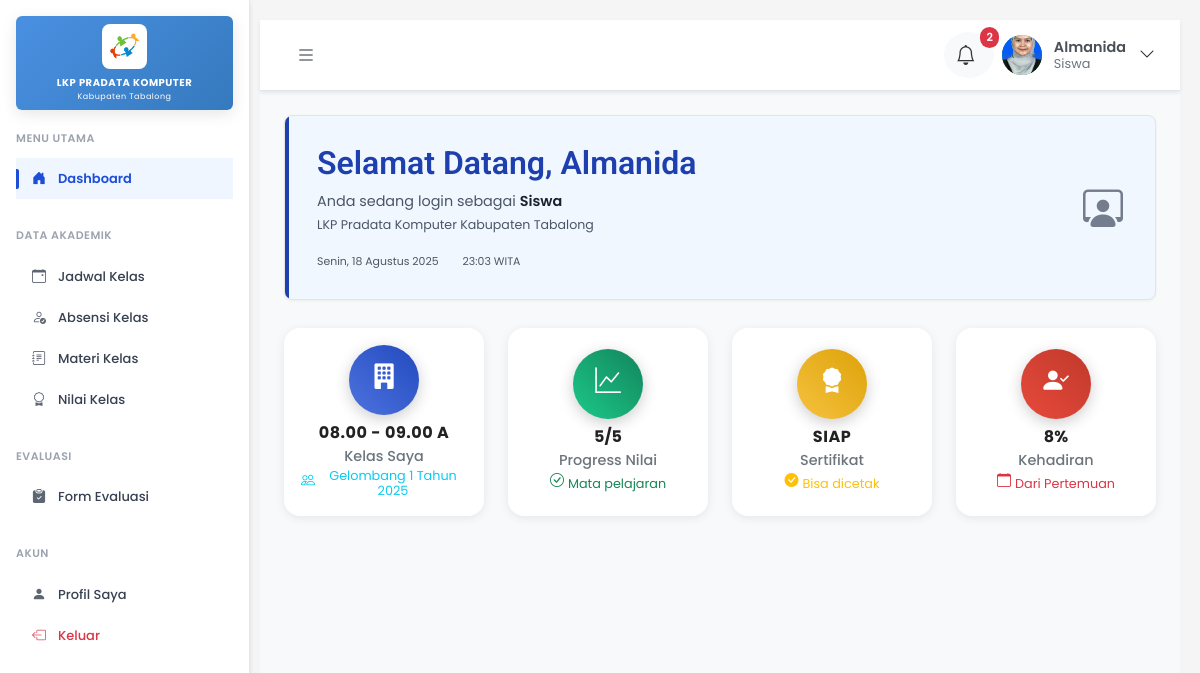
/pages/siswa/dashboard.php (signed in), run on the app's committed database.
### tables this page shows
CREATE TABLE `siswa` (
  `id_siswa` int(11) NOT NULL,
  `id_user` int(11) DEFAULT NULL,
  `id_kelas` int(11) DEFAULT NULL,
  `nik` varchar(16) DEFAULT NULL,
  `nama` varchar(100) DEFAULT NULL,
  `tempat_lahir` varchar(50) DEFAULT NULL,
  `tanggal_lahir` date DEFAULT NULL,
  `jenis_kelamin` enum('Laki-Laki','Perempuan') DEFAULT NULL,
  `pendidikan_terakhir` enum('SD','SLTP','SLTA','D1','D2','S1','S2','S3') DEFAULT NULL,
  `no_hp` varchar(20) DEFAULT NULL,
  `email` varchar(100) DEFAULT NULL,
  `alamat_lengkap` text DEFAULT NULL,
  `pas_foto` varchar(255) DEFAULT NULL,
  `ktp` varchar(255) DEFAULT NULL,
  `kk` varchar(255) DEFAULT NULL,
  `ijazah` varchar(255) DEFAULT NULL,
  `status_aktif` enum('aktif','nonaktif') DEFAULT NULL
);

CREATE TABLE `kelas` (
  `id_kelas` int(11) NOT NULL,
  `nama_kelas` varchar(50) NOT NULL,
  `id_gelombang` int(11) NOT NULL,
  `kapasitas` int(11) DEFAULT NULL,
  `id_instruktur` int(11) DEFAULT NULL
);

CREATE TABLE `gelombang` (
  `id_gelombang` int(11) NOT NULL,
  `tahun` year(4) NOT NULL,
  `gelombang_ke` int(11) NOT NULL,
  `nama_gelombang` varchar(100) DEFAULT NULL,
  `status` enum('aktif','selesai','dibuka') DEFAULT 'dibuka'
);

### pages/siswa/dashboard.php (the view, shortened to what this page needs)
<?php
include '../../includes/db.php';
$stmt = $conn->prepare("
    SELECT s.*, k.nama_kelas, k.id_kelas, g.nama_gelombang, g.tahun, g.gelombang_ke,
           i.nama as nama_instruktur, n.*,
           -- Status nilai lengkap (5 mata pelajaran)
           CASE WHEN n.nilai_word IS NOT NULL AND n.nilai_word > 0 THEN 1 ELSE 0 END +
           CASE WHEN n.nilai_excel IS NOT NULL AND n.nilai_excel > 0 THEN 1 ELSE 0 END +
           CASE WHEN n.nilai_ppt IS NOT NULL AND n.nilai_ppt > 0 THEN 1 ELSE 0 END +
           CASE WHEN n.nilai_internet IS NOT NULL AND n.nilai_internet > 0 THEN 1 ELSE 0 END +
           CASE WHEN n.nilai_pengembangan IS NOT NULL AND n.nilai_pengembangan > 0 THEN 1 ELSE 0 END as progress_nilai,
           -- Status sertifikat
           CASE WHEN n.rata_rata >= 60 AND
                     (n.nilai_word IS NOT NULL AND n.nilai_word > 0) AND
                     (n.nilai_excel IS NOT NULL AND n.nilai_excel > 0) AND
                     (n.nilai_ppt IS NOT NULL AND n.nilai_ppt > 0) AND
                     (n.nilai_internet IS NOT NULL AND n.nilai_internet > 0) AND
                     (n.nilai_pengembangan IS NOT NULL AND n.nilai_pengembangan > 0)
                THEN 'eligible' ELSE 'not_eligible' END as sertifikat_status
    FROM siswa s
    LEFT JOIN kelas k ON s.id_kelas = k.id_kelas
    LEFT JOIN gelombang g ON k.id_gelombang = g.id_gelombang
    LEFT JOIN instruktur i ON k.id_instruktur = i.id_instruktur
    LEFT JOIN nilai n ON s.id_siswa = n.id_siswa
    WHERE s.id_user = ?
");
$stmt->bind_param("i", $_SESSION['user_id']);
$stmt->execute();
$siswaData = $stmt->get_result()->fetch_assoc();
$jadwalHariIniStmt = $conn->prepare("
    SELECT COUNT(*) as total
    FROM jadwal j
    WHERE j.id_kelas = ? AND DATE(j.tanggal) = CURDATE()
");
$jadwalHariIniStmt->bind_param("i", $siswaData['id_kelas']);
$jadwalHariIniStmt->execute();
$jadwalHariIni = $jadwalHariIniStmt->get_result()->fetch_assoc()['total'];
$absensiStmt = $conn->prepare("
    SELECT
        COUNT(j.id_jadwal) as total_jadwal,
        SUM(CASE WHEN ab.status = 'hadir' THEN 1 ELSE 0 END) as total_hadir,
        COUNT(ab.id_absen) as total_absen_tercatat
    FROM jadwal j
    LEFT JOIN absensi_siswa ab ON j.id_jadwal = ab.id_jadwal AND ab.id_siswa = ?
    WHERE j.id_kelas = ?
    AND MONTH(j.tanggal) = MONTH(CURDATE())
    AND YEAR(j.tanggal) = YEAR(CURDATE())
    AND j.tanggal <= CURDATE()
");
$absensiStmt->bind_param("ii", $siswaData['id_siswa'], $siswaData['id_kelas']);
$absensiStmt->execute();
$absensiData = $absensiStmt->get_result()->fetch_assoc();
$persentaseKehadiran = 0;
if ($absensiData['total_jadwal'] > 0) {
    $persentaseKehadiran = round(($absensiData['total_hadir'] / $absensiData['total_jadwal']) * 100);
}
$hariIni = date('l, d F Y');
$jamSekarang = date('H:i');
$hariInggris = ['Sunday', 'Monday', 'Tuesday', 'Wednesday', 'Thursday', 'Friday', 'Saturday'];
$hariIndonesia = ['Minggu', 'Senin', 'Selasa', 'Rabu', 'Kamis', 'Jumat', 'Sabtu'];
$hariIni = str_replace($hariInggris, $hariIndonesia, $hariIni);
$bulanInggris = ['January', 'February', 'March', 'April', 'May', 'June', 'July', 'August', 'September', 'October', 'November', 'December'];
$bulanIndonesia = ['Januari', 'Februari', 'Maret', 'April', 'Mei', 'Juni', 'Juli', 'Agustus', 'September', 'Oktober', 'November', 'Desember'];
$hariIni = str_replace($bulanInggris, $bulanIndonesia, $hariIni);
?>
<!DOCTYPE html>
<html lang="id">
<head>
    <link rel="stylesheet" href="../../assets/css/bootstrap.min.css" />
    <link rel="stylesheet" href="../../assets/css/bootstrap-icons.css" />
    <link rel="stylesheet" href="../../assets/css/fonts.css" />
    <link rel="stylesheet" href="../../assets/css/styles.css" />
</head>
<body>
    <div class="d-flex">
        <?php include '../../includes/sidebar/siswa.php'; ?>
        <div class="flex-fill dashboard-bg">
            <nav class="top-navbar">
                <div class="container-fluid px-3 px-md-4">
                    <div class="d-flex align-items-center">
                        <div class="d-flex align-items-center">
                            <button class="btn sidebar-toggle me-3" type="button" id="sidebarToggle">
                                <i class="bi bi-list fs-5"></i>
                            </button>
                        </div>
                        <div class="d-flex align-items-center">
                            <div class="navbar-notifications me-2">
                                <button class="btn" type="button" data-bs-toggle="dropdown">
                                    <i class="bi bi-bell fs-5"></i>
                                    <?php if ($jadwalHariIni > 0 || $siswaData['sertifikat_status'] == 'eligible'): ?>
                                    <span class="notification-badge"><?= $jadwalHariIni + ($siswaData['sertifikat_status'] == 'eligible' ? 1 : 0) ?></span>
                                    <?php endif; ?>
                                </button>
                            </div>
                            <div class="navbar-user-info">
                                <div class="navbar-user-avatar">
                                    <?php if(!empty($siswaData['pas_foto']) && file_exists('../../uploads/profile_pictures/'.$siswaData['pas_foto'])): ?>
                                        <img src="../../uploads/profile_pictures/<?= $siswaData['pas_foto'] ?>"
                                             alt="Foto Profil"
                                             class="rounded-circle"
                                             style="width: 40px; height: 40px; object-fit: cover;">
                                    <?php else: ?>
                                        <?= strtoupper(substr($siswaData['nama'] ?? 'S', 0, 1)) ?>
                                    <?php endif; ?>
                                </div>
                                <div class="navbar-user-details">
                                    <span class="navbar-user-name"><?= htmlspecialchars($siswaData['nama'] ?? $_SESSION['username']) ?></span>
                                    <span class="navbar-user-role">Siswa</span>
                                </div>
                                <div class="dropdown">
                                    <button class="btn btn-link text-dark p-0" type="button" data-bs-toggle="dropdown">
                                        <i class="bi bi-chevron-down"></i>
                                    </button>
                                </div>
                            </div>
                        </div>
                    </div>
                </div>
            </nav>
            <div class="p-3 p-md-4">
                <div class="welcome-card corporate">
                    <div class="row align-items-center">
                        <div class="col-md-8">
                            <h2 class="mb-2 font-roboto">Selamat Datang, <?= htmlspecialchars($siswaData['nama'] ?? $_SESSION['username']) ?></h2>
                            <p class="mb-0 opacity-90">
                                Anda sedang login sebagai <strong>Siswa</strong><br>
                                <small>LKP Pradata Komputer Kabupaten Tabalong</small>
                            </p>
                        </div>
                        <div class="row mt-3">
                            <div class="col-auto">
                                <small class="opacity-75">
                                    <?= $hariIni ?>
                                </small>
                            </div>
                            <div class="col-auto">
                                <small class="opacity-75">
                                    <?= $jamSekarang ?> WITA
                                </small>
                            </div>
                        </div>
                    </div>
                    <div class="col-md-4 text-end">
                        <i class="bi bi-person-workspace fs-1 opacity-75"></i>
                    </div>
                </div>
                <div class="row g-3 g-md-4 mb-4">
                    <div class="col-6 col-lg-3">
                        <div class="card stats-card">
                            <div class="card-body text-center p-3">
                                <div class="stats-icon stats-primary text-white mb-2">
                                    <i class="bi bi-building-fill"></i>
                                </div>
                                <h6 class="fw-bold mb-1"><?= htmlspecialchars($siswaData['nama_kelas'] ?? 'Belum ada') ?></h6>
                                <p class="text-muted mb-0 small">Kelas Saya</p>
                                <small class="text-info">
                                    <i class="bi bi-people"></i>
                                    <?= htmlspecialchars($siswaData['nama_gelombang'] ?? 'Gelombang') ?>
                                </small>
                            </div>
                        </div>
                    </div>
                    <div class="col-6 col-lg-3">
                        <a href="nilai/" class="text-decoration-none">
                            <div class="card stats-card stats-card-clickable">
                                <div class="card-body text-center p-3">
                                    <div class="stats-icon stats-success text-white mb-2">
                                        <i class="bi bi-graph-up"></i>
                                    </div>
                                    <h4 class="fw-bold mb-1"><?= $siswaData['progress_nilai'] ?? 0 ?>/5</h4>
                                    <p class="text-muted mb-0 small">Progress Nilai</p>
                                    <small class="text-success">
                                        <i class="bi bi-check-circle"></i> Mata pelajaran
                                    </small>
                                </div>
                            </div>
                        </a>
                    </div>
                    <div class="col-6 col-lg-3">
                        <a href="nilai/" class="text-decoration-none">
                            <div class="card stats-card stats-card-clickable">
                                <div class="card-body text-center p-3">
                                    <div class="stats-icon stats-warning text-white mb-2">
                                        <i class="bi bi-award-fill"></i>
                                    </div>
                                    <h6 class="fw-bold mb-1">
                                        <?php if(isset($siswaData['sertifikat_status']) && $siswaData['sertifikat_status'] == 'eligible'): ?>
                                            SIAP
                                        <?php else: ?>
                                            BELUM SIAP
                                        <?php endif; ?>
                                    </h6>
                                    <p class="text-muted mb-0 small">Sertifikat</p>
                                    <small class="text-warning">
                                        <?php if(isset($siswaData['sertifikat_status']) && $siswaData['sertifikat_status'] == 'eligible'): ?>
                                            <i class="bi bi-check-circle-fill"></i> Bisa dicetak
                                        <?php else: ?>
                                            <i class="bi bi-clock-fill"></i> Lengkapi nilai
                                        <?php endif; ?>
                                    </small>
                                </div>
                            </div>
                        </a>
                    </div>
                    <div class="col-6 col-lg-3">
                        <a href="absensi/" class="text-decoration-none">
                            <div class="card stats-card stats-card-clickable">
                                <div class="card-body text-center p-3">
                                    <div class="stats-icon stats-danger text-white mb-2">
                                        <i class="bi bi-person-check-fill"></i>
                                    </div>
                                    <h4 class="fw-bold mb-1"><?= $persentaseKehadiran ?>%</h4>
                                    <p class="text-muted mb-0 small">Kehadiran</p>
                                    <small class="text-danger">
                                        <i class="bi bi-calendar"></i> Dari Pertemuan
                                    </small>
                                </div>
                            </div>
                        </a>
                    </div>
                </div>
</body>
</html>

### pages/siswa/dashboard.php (style rules this page uses)
.font-roboto { font-family: 'Roboto', -apple-system, BlinkMacSystemFont, 'Segoe UI', sans-serif !important; }

### data on the page
siswa: pas_foto (picture), nama "Almanida", id_kelas.nama_kelas "08.00 - 09.00 A", gelombang.nama_gelombang "Gelombang 1 Tahun 2025"

### other printed values
$hariIni "Senin, 18 Agustus 2025"
$siswaData['progress_nilai'] "5"
$persentaseKehadiran "8"
